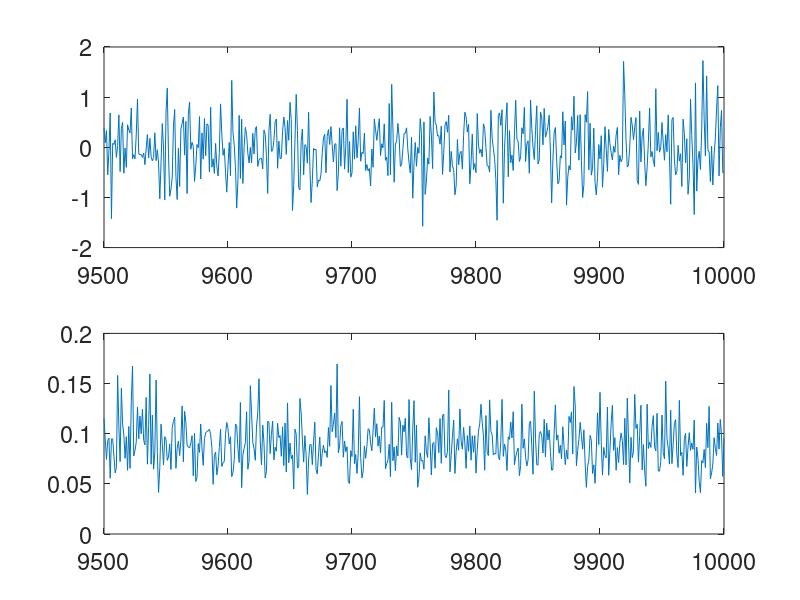
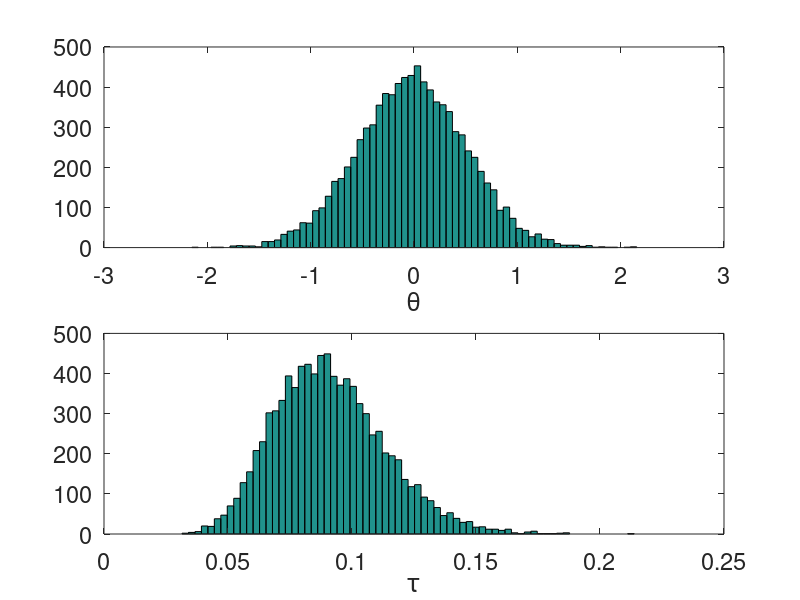
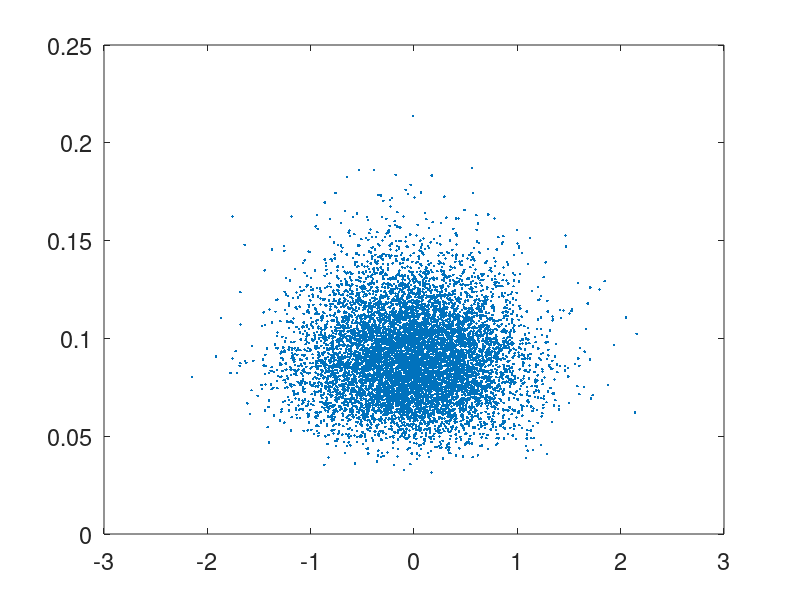

Write the MATLAB code that produced these figures, in order.

% mcmc1
% full conditional distributions available
% 
%  y_i ~ N(mu, 1/tau), i=1,...,n
%  mu  ~ N(0,1);
%  tau ~ Ga(2,1);
%------------------------------------------
% This example implements Simple Example 5.2.1
% from Walter Gilks: Full conditional distributions,
% Chapter 5 in MCMC in Practice, Gilks, Richardson, and
% Spiegelhalter, Chapman & Hall pages 75-76.
% Model: y_i \sim N(\mu, \tau^{-1}), i=1, \dots, n 
%       tau=precision parameter (1/variance)
%        Priors: \mu \sim N(0,1); \tau \sim Gamma(2,1)
%  DATA simulated, n=200 from N(1,4^2).
%
clear all
close all force
%-----------------figure defaults
lw = 2;  
set(0, 'DefaultAxesFontSize', 17);
fs = 14;
msize = 5;
%--------------------------------
 n=30; % sample size
 randn('state', 10);
 y = 4 * randn(1,n) + 1;
%------------------------------------------
nn = 10000;
thetas = [];
taus = [];
suma = sum(y)
theta = 0;  % set the parameters as prior means
tau = 2;
h=waitbar(0,'Simulation in progress');
for i = 1 : nn
   new_theta  = sqrt(1/(1+n*tau)) * randn + (tau * suma)/(1+n*tau);
  %new_theta  = normrnd( (tau * suma)/(1+n*tau),   sqrt(1/(1+n*tau)) );
  par     = 1+ 1/2 * sum ( (y - theta).^2 );
  new_tau =gamrnd(2 + n/2, 1/par);
  thetas = [thetas new_theta];
  taus = [taus new_tau];
  tau=new_tau;
  theta=new_theta;
                     if i/50==fix(i/50)           % Shows wait bar
                        waitbar(i/nn)
                     end
end
 close(h)
figure(1)
subplot(2,1,1)
plot((nn-500:nn), thetas(nn-500:nn))
subplot(2,1,2)
plot((nn-500:nn), taus(nn-500:nn))
%
figure(2)
burnin = 1000;
subplot(2,1,1)
hist(thetas(burnin:nn), 70)
  xlabel('\theta')
subplot(2,1,2)
hist(taus(burnin:nn), 70)
  xlabel('\tau')
%
figure(3)
plot( thetas(burnin:nn), taus(burnin:nn), '.') 
muhat = mean(thetas(burnin:nn))
tauhat = mean(taus(burnin:nn))
%
sigma2hat = mean(1./taus(burnin:nn))
